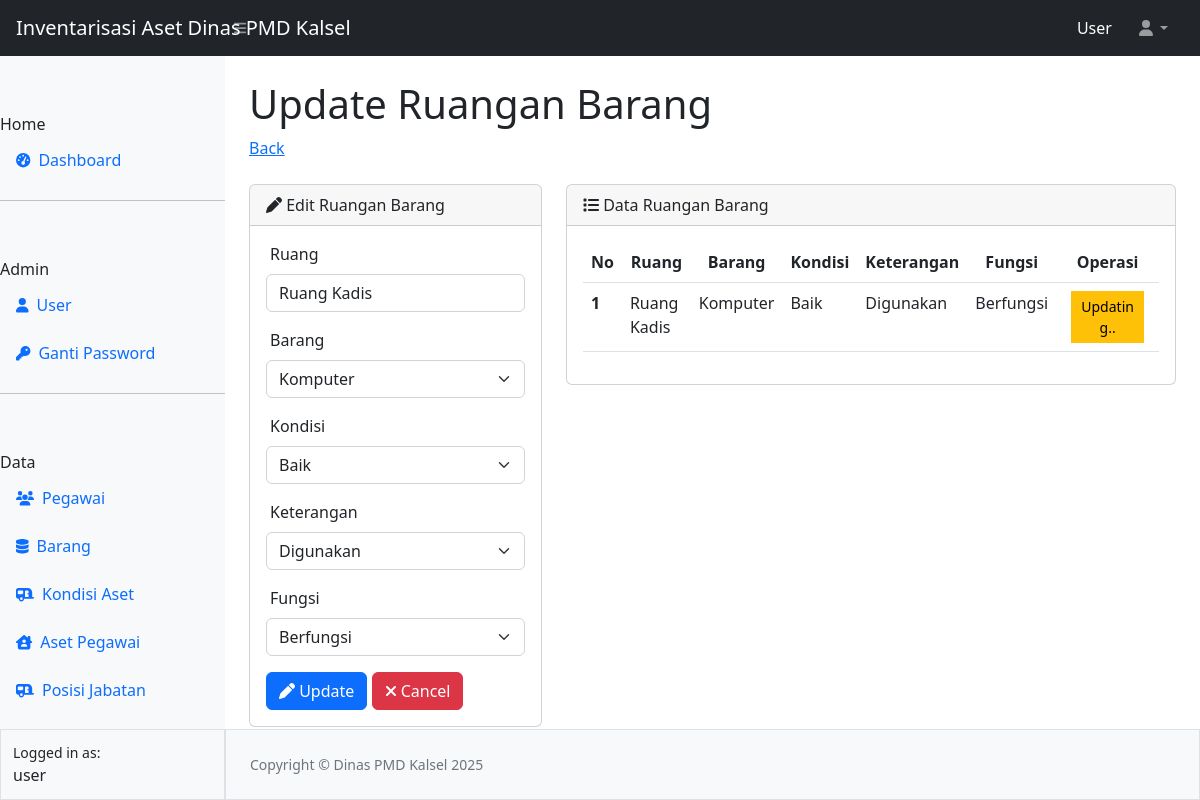
The page /ruang/editruang.php?id=2 (signed in) on the database its author committed.
### tables this page shows
CREATE TABLE `tbl_ruang` (
  `id` int(11) NOT NULL,
  `ruang` varchar(100) NOT NULL,
  `barang` varchar(50) NOT NULL,
  `kondisi` varchar(50) NOT NULL,
  `keterangan` varchar(50) NOT NULL,
  `fungsi` varchar(50) NOT NULL
);

### ruang/editruang.php (the view, shortened to what this page needs)
<?php
require_once "../config.php";
require_once "../template/header.php";
require_once "../template/navbar.php";
require_once "../template/sidebar.php";
$id = $_GET['id'];
$queryRuang = mysqli_query($koneksi, "SELECT * FROM tbl_ruang WHERE id= $id");
$data = mysqli_fetch_array($queryRuang);
?>
<div id="layoutSidenav_content">
                <main>
                    <div class="container-fluid px-4">
                        <h1 class="mt-4">Update Ruangan Barang</h1>
                        <ol class="breadcrumb mb-4">
                            <li class="breadcrumb-item"><a href="../ruang/ruang.php">Back</a></li>
                        </ol>
                        <div class="row">
                          <div class="col-4">
                          <div class="card">
                    <div class="card-header">
                    <i class="fa-solid fa-pen"></i> Edit Ruangan Barang
                    </div>
                    <div class="card-body">
                      <form action="prosesruang.php" method="POST">
                      <div class="mb-3">
                        <label for="ruang" class="form-label ps-1">Ruang</label>
                        <input type="text" class="form-control" id="ruang" name="ruang" placeholder="nama ruang" value="<?= $data['ruang'] ?>" required>
                      </div>
                      <div class="mb-3">
                        <label for="barang" class="form-label ps-1">Barang</label>
                        <select name="barang" id="barang" class="form-select" required>
                          <?php
                          $queryBarang = mysqli_query($koneksi, "SELECT * FROM Tbl_barangg");
                          while ($dataBarang = mysqli_fetch_array($queryBarang)) {
                            if($data['barang'] == $dataBarang['barang']) {
                            ?>
                            <option value="<?= $dataBarang['barang'] ?>" selected><?= $dataBarang['barang'] ?></option>
                            <?php } else { ?>
                            <option value="<?= $dataBarang['barang'] ?>"><?= $dataBarang['barang'] ?></option>
                            <?php
                            }
                          }
                          ?>
                        </select>
                      </div>
                      <div class="mb-3">
                        <label for="kondisi" class="form-label ps-1">Kondisi</label>
                        <select name="kondisi" id="kondisi" class="form-select" required>
                          <?php
                          $queryKondisi = mysqli_query($koneksi, "SELECT * FROM Tbl_kondisiii");
                          while ($dataKondisi = mysqli_fetch_array($queryKondisi)) {
                            if($data['kondisi'] == $dataKondisi['kondisi']) {
                            ?>
                            <option value="<?= $dataKondisi['kondisi'] ?>" selected><?= $dataKondisi['kondisi'] ?></option>
                            <?php } else { ?>
                            <option value="<?= $dataKondisi['kondisi'] ?>"><?= $dataKondisi['kondisi'] ?></option>
                            <?php
                            }
                          }
                          ?>
                        </select>
                        </div>
                      <div class="mb-3">
                        <label for="keterangan" class="form-label ps-1">Keterangan</label>
                        <select name="keterangan" id="keterangan" class="form-select" required>
                          <?php
                          $keterangan = ["Digunakan", "Tidak  Digunakan", "Diperbaiki"];
                          foreach ($keterangan as $ktr) {
                            if ($data['keterangan'] == $ktr) { ?>
                              <option value="<?= $ktr ?>" selected><?= $ktr ?></option>
                              <?php } else { ?>
                                <option value="<?= $ktr ?>"><?= $ktr ?></option>
                              <?php
                            }
                          }
                          ?>
                        </select>
                      </div>
                      <div class="mb-3">
                        <label for="fungsi" class="form-label ps-1">Fungsi</label>
                        <select name="fungsi" id="fungsi" class="form-select" required>
                          <?php
                          $fungsi = ["Berfungsi", "Tidak Berfungsi", "Diperbaiki"];
                          foreach ($fungsi as $fgs) {
                            if ($data['fungsi'] == $fgs) { ?>
                              <option value="<?= $fgs ?>" selected><?= $fgs ?></option>
                              <?php } else { ?>
                                <option value="<?= $fgs ?>"><?= $fgs ?></option>
                              <?php
                            }
                          }
                          ?>
                        </select>
                      </div>
                      <button type="submit" class="btn btn-primary" name="update"><i class="fa-solid fa-pen"></i> Update</button>
                      <a href="ruang/ruang.php" class="btn btn-danger"><i class="fa-solid fa-xmark"></i> Cancel</a>
                      </form>
                    </div>
                    </div>
                          </div>
                          <div class="col-8">
                            <div class="card">
                            <div class="card-header">
                            <i class="fa-solid fa-list"></i> Data Ruangan Barang
                            </div>
                            <div class="card-body">
                            <table class="table table-hover">
  <thead>
    <tr>
      <th scope="col">No</th>
      <th scope="col"><center>Ruang</center></th>
      <th scope="col"><center>Barang</center></th>
      <th scope="col"><center>Kondisi</center></th>
      <th scope="col"><center>Keterangan</center></th>
      <th scope="col"><center>Fungsi</center></th>
      <th scope="col"><center>Operasi</center></th>
    </tr>
  </thead>
  <tbody>
    <?php
    $no = 1;
     ?>
    <tr>
      <th scope="row"><?= $no ?></th>
      <td><?= $data['ruang'] ?></td>
      <td><?= $data['barang'] ?></td>
      <td><?= $data['kondisi'] ?></td>
      <td><?= $data['keterangan'] ?></td>
      <td><?= $data['fungsi'] ?></td>
      <td align="center">
        <button type="button" class="btn btn-sm btn-warning rounded-0 col-10">Updating..</button>
      </td>
    </tr>
  </tbody>
</table>
                            </div>
                            </div>
                          </div>
                        </div>
                    </div>
                </main>
<?php
require_once "../template/footer.php";
?>

### rows shown on the page
tbl_ruang: ruang "Ruang Kadis", keterangan "Digunakan", fungsi "Berfungsi", barang "Komputer", kondisi "Baik"

### other values the page prints
$_SESSION["ssUser"] "User"
$_SESSION["ssUser"] "user"
$no "1"
form field barang "Komputer"
form field kondisi "Baik"
